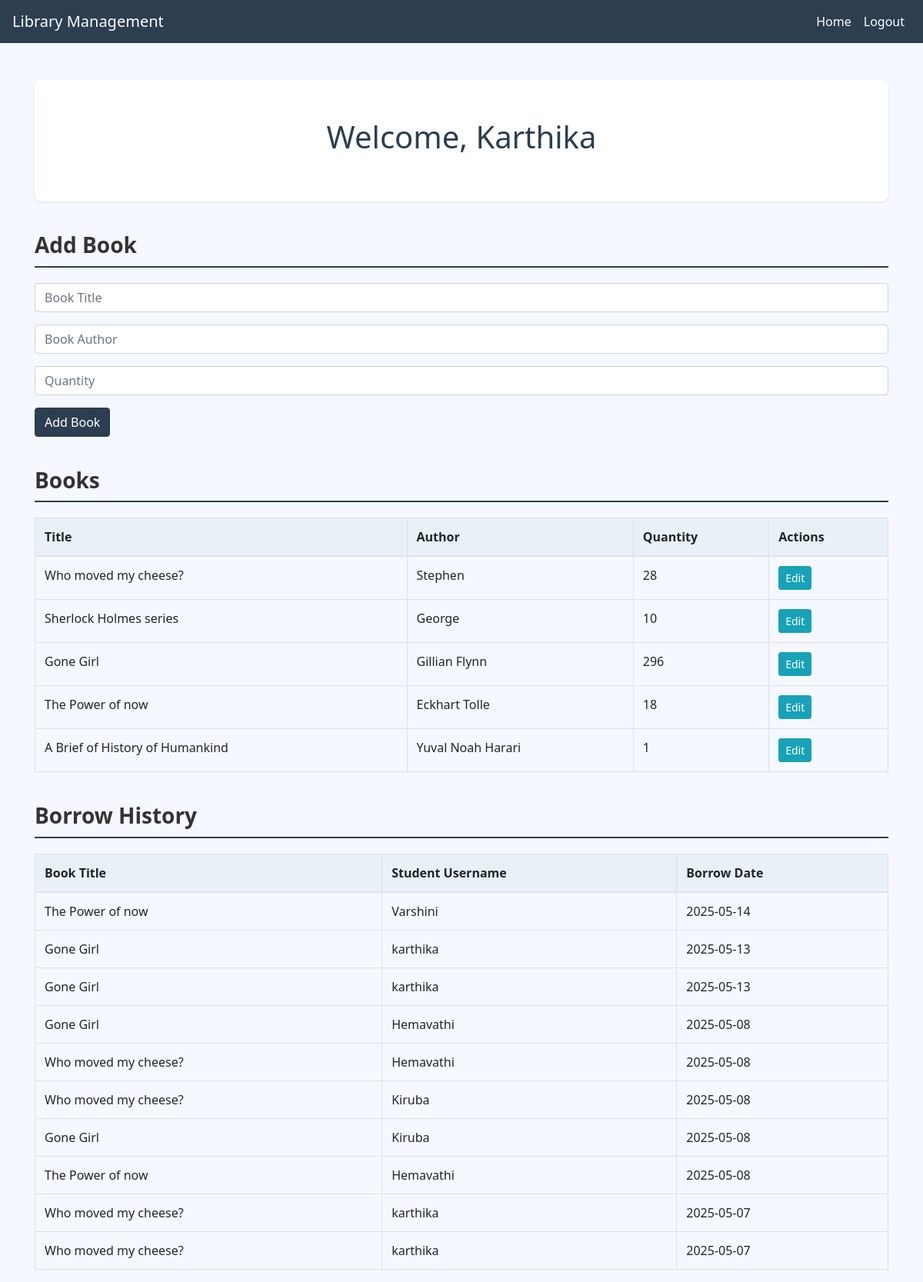
The page /admin_dashboard (signed in) on the database its author committed.
### tables this page shows
CREATE TABLE books (
                        id INTEGER PRIMARY KEY AUTOINCREMENT,
                        title TEXT, author TEXT, quantity INTEGER DEFAULT 0);

CREATE TABLE borrow_history (
                        id INTEGER PRIMARY KEY AUTOINCREMENT,
                        student_username TEXT,
                        book_id INTEGER,
                        borrow_date TEXT);

### app.py (the view, shortened to what this page needs)
@app.route('/admin_dashboard', methods=['GET', 'POST'])
def admin_dashboard():
    if 'user' in session and session['role'] == 'admin':
        db = get_db()
        books = db.execute("SELECT * FROM books").fetchall()
        borrow_history = db.execute('''SELECT b.id as book_id, b.title, b.author, bh.student_username, bh.borrow_date
                                       FROM borrow_history bh
                                       JOIN books b ON bh.book_id = b.id
                                       ORDER BY bh.borrow_date DESC''').fetchall()
        return render_template('admin_dashboard.html', user=session['user'], books=books, borrow_history=borrow_history)
    return redirect('/')

### app.py (called while the page is built)
def get_db():
    db = getattr(g, '_database', None)
    if db is None:
        db = g._database = sqlite3.connect(DATABASE)
        db.row_factory = sqlite3.Row
    return db

@app.teardown_appcontext
def close_connection(exception):
    db = getattr(g, '_database', None)
    if db is not None:
        db.close()

### templates/admin_dashboard.html (shortened to what this page needs)
<!DOCTYPE html>
<html lang="en">
<head>
    <link href="https://stackpath.bootstrapcdn.com/bootstrap/4.5.2/css/bootstrap.min.css" rel="stylesheet">
</head>
<body>
    <nav class="navbar navbar-expand-lg">
        <a class="navbar-brand" href="#">Library Management</a>
        <div class="collapse navbar-collapse justify-content-end">
            <ul class="navbar-nav">
                <li class="nav-item">
                    <a class="nav-link" href="/">Home</a>
                </li>
                <li class="nav-item">
                    <a class="nav-link" href="/signup/admin">Logout</a>
                </li>
            </ul>
        </div>
    </nav>
    <div class="container mt-5">
        <div class="dashboard-header text-center">
            <h1>Welcome, {{ user }}</h1>
        </div>
        <h3 class="section-title">Add Book</h3>
        <form method="POST" action="/admin_dashboard">
            <div class="form-group">
                <input type="text" class="form-control" name="title" placeholder="Book Title" required>
            </div>
            <div class="form-group">
                <input type="text" class="form-control" name="author" placeholder="Book Author" required>
            </div>
            <div class="form-group">
                <input type="number" class="form-control" name="quantity" placeholder="Quantity" required>
            </div>
            <button type="submit" name="add_book" class="btn btn-primary">Add Book</button>
        </form>
        <h3 class="section-title">Books</h3>
        <table class="table table-bordered">
            <thead>
                <tr>
                    <th>Title</th>
                    <th>Author</th>
                    <th>Quantity</th>
                    <th>Actions</th>
                </tr>
            </thead>
            <tbody>
                {% for book in books %}
                <tr>
                    <td>{{ book.title }}</td>
                    <td>{{ book.author }}</td>
                    <td>{{ book.quantity }}</td>
                    <td>
                                               <button class="btn btn-info btn-sm" data-toggle="modal" data-target="#editBookModal"
                            onclick="setEditBookData({{ book.id }}, '{{ book.title }}', '{{ book.author }}', {{ book.quantity }})">Edit</button>
                    </td>
                </tr>
                {% endfor %}
            </tbody>
        </table>
        <h3 class="section-title">Borrow History</h3>
        <table class="table table-bordered">
            <thead>
                <tr>
                    <th>Book Title</th>
                    <th>Student Username</th>
                    <th>Borrow Date</th>
                </tr>
            </thead>
            <tbody>
                {% for borrow in borrow_history %}
                <tr>
                    <td>{{ borrow.title }}</td>
                    <td>{{ borrow.student_username }}</td>
                    <td>{{ borrow.borrow_date }}</td>
                </tr>
                {% endfor %}
            </tbody>
        </table>
    </div>
</body>
</html>

### templates/admin_dashboard.html (style rules this page uses)
body { background-color: #f5f9ff; font-family: 'Segoe UI', Tahoma, Geneva, Verdana, sans-serif; }
.navbar { background-color: #2c3e50; }
.navbar-brand, .nav-link { color: #ffffff !important; font-weight: 500; }
h1 { margin-top: 20px; margin-bottom: 30px; color: #2c3e50; }
.section-title { margin-top: 40px; margin-bottom: 20px; font-weight: 600; color: #333; border-bottom: 2px solid #2c3e50; padding-bottom: 10px; }
.table thead { background-color: #e9f1f7; }
.btn-primary { background-color: #2c3e50; border-color: #2c3e50; }
.dashboard-header { background-color: #ffffff; padding: 30px; border-radius: 8px; box-shadow: 0 1px 3px rgba(0,0,0,0.1); margin-bottom: 30px; }

### rows shown on the page
books: title "Who moved my cheese?", author "Stephen", quantity "28"
books: title "Sherlock Holmes series", author "George", quantity "10"
books: title "Gone Girl", author "Gillian Flynn", quantity "296"
books: title "The Power of now", author "Eckhart Tolle", quantity "18"
books: title "A Brief of History of Humankind", author "Yuval Noah Harari", quantity "1"
borrow_history: title "The Power of now", student_username "Varshini", borrow_date "2025-05-14"
borrow_history: title "Gone Girl", student_username "karthika", borrow_date "2025-05-13"
borrow_history: title "Gone Girl", student_username "karthika", borrow_date "2025-05-13"
borrow_history: title "Gone Girl", student_username "Hemavathi", borrow_date "2025-05-08"
borrow_history: title "Who moved my cheese?", student_username "Hemavathi", borrow_date "2025-05-08"
borrow_history: title "Who moved my cheese?", student_username "Kiruba", borrow_date "2025-05-08"
borrow_history: title "Gone Girl", student_username "Kiruba", borrow_date "2025-05-08"
borrow_history: title "The Power of now", student_username "Hemavathi", borrow_date "2025-05-08"
borrow_history: title "Who moved my cheese?", student_username "karthika", borrow_date "2025-05-07"
borrow_history: title "Who moved my cheese?", student_username "karthika", borrow_date "2025-05-07"

### other values the page prints
{{ user }} "Karthika"
